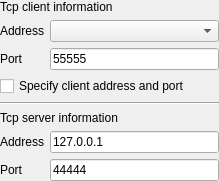
<?xml version="1.0" encoding="UTF-8"?>
<ui version="4.0">
 <class>SAKTcpClientDeviceController</class>
 <widget class="QWidget" name="SAKTcpClientDeviceController">
  <property name="geometry">
   <rect>
    <x>0</x>
    <y>0</y>
    <width>219</width>
    <height>175</height>
   </rect>
  </property>
  <property name="windowTitle">
   <string>Form</string>
  </property>
  <layout class="QGridLayout" name="gridLayout">
   <property name="leftMargin">
    <number>0</number>
   </property>
   <property name="topMargin">
    <number>0</number>
   </property>
   <property name="rightMargin">
    <number>0</number>
   </property>
   <property name="bottomMargin">
    <number>0</number>
   </property>
   <item row="7" column="1">
    <widget class="QLineEdit" name="serverPortLineEdit">
     <property name="text">
      <string>44444</string>
     </property>
    </widget>
   </item>
   <item row="7" column="0">
    <widget class="QLabel" name="label_2">
     <property name="text">
      <string>Port</string>
     </property>
    </widget>
   </item>
   <item row="1" column="1">
    <widget class="QComboBox" name="localhostComboBox"/>
   </item>
   <item row="6" column="1">
    <widget class="QLineEdit" name="serverHostLineEdit">
     <property name="text">
      <string>127.0.0.1</string>
     </property>
    </widget>
   </item>
   <item row="5" column="0" colspan="2">
    <widget class="QLabel" name="label_6">
     <property name="text">
      <string>Tcp server information</string>
     </property>
    </widget>
   </item>
   <item row="6" column="0">
    <widget class="QLabel" name="label">
     <property name="text">
      <string>Address</string>
     </property>
    </widget>
   </item>
   <item row="2" column="1">
    <widget class="QLineEdit" name="localPortlineEdit">
     <property name="text">
      <string>55555</string>
     </property>
    </widget>
   </item>
   <item row="3" column="0" colspan="2">
    <widget class="QCheckBox" name="specifyClientAddressAndPort">
     <property name="text">
      <string>Specify client address and port</string>
     </property>
    </widget>
   </item>
   <item row="1" column="0">
    <widget class="QLabel" name="label_3">
     <property name="text">
      <string>Address</string>
     </property>
    </widget>
   </item>
   <item row="2" column="0">
    <widget class="QLabel" name="label_4">
     <property name="text">
      <string>Port</string>
     </property>
    </widget>
   </item>
   <item row="0" column="0" colspan="2">
    <widget class="QLabel" name="label_5">
     <property name="text">
      <string>Tcp client information</string>
     </property>
    </widget>
   </item>
   <item row="4" column="0" colspan="2">
    <widget class="Line" name="line">
     <property name="orientation">
      <enum>Qt::Horizontal</enum>
     </property>
    </widget>
   </item>
  </layout>
 </widget>
 <resources/>
 <connections/>
</ui>
